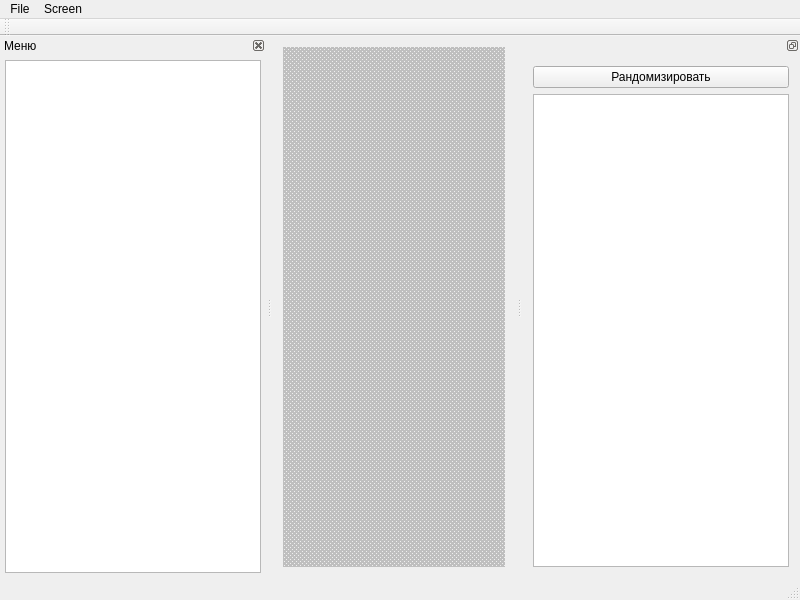
<?xml version="1.0" encoding="UTF-8"?>
<ui version="4.0">
 <class>MainWindow</class>
 <widget class="QMainWindow" name="MainWindow">
  <property name="geometry">
   <rect>
    <x>0</x>
    <y>0</y>
    <width>800</width>
    <height>600</height>
   </rect>
  </property>
  <property name="windowTitle">
   <string>MainWindow</string>
  </property>
  <widget class="QWidget" name="centralWidget">
   <layout class="QGridLayout" name="gridLayout">
    <item row="0" column="0" rowspan="2">
     <widget class="QMdiArea" name="mdiArea">
      <property name="verticalScrollBarPolicy">
       <enum>Qt::ScrollBarAsNeeded</enum>
      </property>
      <property name="horizontalScrollBarPolicy">
       <enum>Qt::ScrollBarAsNeeded</enum>
      </property>
      <property name="sizeAdjustPolicy">
       <enum>QAbstractScrollArea::AdjustToContents</enum>
      </property>
      <property name="background">
       <brush brushstyle="Dense2Pattern">
        <color alpha="255">
         <red>191</red>
         <green>191</green>
         <blue>191</blue>
        </color>
       </brush>
      </property>
      <property name="activationOrder">
       <enum>QMdiArea::StackingOrder</enum>
      </property>
      <property name="viewMode">
       <enum>QMdiArea::SubWindowView</enum>
      </property>
      <property name="documentMode">
       <bool>false</bool>
      </property>
      <property name="tabsClosable">
       <bool>false</bool>
      </property>
      <property name="tabShape">
       <enum>QTabWidget::Rounded</enum>
      </property>
      <property name="tabPosition">
       <enum>QTabWidget::North</enum>
      </property>
     </widget>
    </item>
   </layout>
  </widget>
  <widget class="QMenuBar" name="menuBar">
   <property name="geometry">
    <rect>
     <x>0</x>
     <y>0</y>
     <width>800</width>
     <height>22</height>
    </rect>
   </property>
   <widget class="QMenu" name="menumenu">
    <property name="title">
     <string>File</string>
    </property>
    <addaction name="actionOpen"/>
    <addaction name="actionSave"/>
    <addaction name="actionAdd_List"/>
    <addaction name="actionRemove_List"/>
   </widget>
   <widget class="QMenu" name="menuScreen">
    <property name="title">
     <string>Screen</string>
    </property>
    <addaction name="actionClear"/>
    <addaction name="actionMenu"/>
   </widget>
   <addaction name="menumenu"/>
   <addaction name="menuScreen"/>
  </widget>
  <widget class="QToolBar" name="mainToolBar">
   <attribute name="toolBarArea">
    <enum>TopToolBarArea</enum>
   </attribute>
   <attribute name="toolBarBreak">
    <bool>false</bool>
   </attribute>
  </widget>
  <widget class="QStatusBar" name="statusBar"/>
  <widget class="QDockWidget" name="dockWidget">
   <property name="floating">
    <bool>false</bool>
   </property>
   <property name="features">
    <set>QDockWidget::DockWidgetFloatable|QDockWidget::DockWidgetMovable</set>
   </property>
   <attribute name="dockWidgetArea">
    <number>2</number>
   </attribute>
   <widget class="QWidget" name="dockWidgetContents">
    <layout class="QVBoxLayout" name="verticalLayout">
     <item>
      <widget class="QPushButton" name="randomizePushButton">
       <property name="text">
        <string>Рандомизировать</string>
       </property>
      </widget>
     </item>
     <item>
      <widget class="QPlainTextEdit" name="plainTextEdit">
       <property name="font">
        <font>
         <pointsize>16</pointsize>
        </font>
       </property>
       <property name="readOnly">
        <bool>true</bool>
       </property>
      </widget>
     </item>
    </layout>
   </widget>
  </widget>
  <widget class="QDockWidget" name="menuDockWidget">
   <property name="features">
    <set>QDockWidget::DockWidgetClosable</set>
   </property>
   <property name="allowedAreas">
    <set>Qt::LeftDockWidgetArea</set>
   </property>
   <property name="windowTitle">
    <string>Меню</string>
   </property>
   <attribute name="dockWidgetArea">
    <number>1</number>
   </attribute>
   <widget class="QWidget" name="dockWidgetContents_2">
    <layout class="QVBoxLayout" name="verticalLayout_2">
     <property name="leftMargin">
      <number>5</number>
     </property>
     <property name="topMargin">
      <number>5</number>
     </property>
     <property name="rightMargin">
      <number>5</number>
     </property>
     <property name="bottomMargin">
      <number>5</number>
     </property>
     <item>
      <widget class="QListWidget" name="menuListWidget"/>
     </item>
    </layout>
   </widget>
  </widget>
  <action name="actionOpen">
   <property name="text">
    <string>Open</string>
   </property>
  </action>
  <action name="actionClear">
   <property name="text">
    <string>Clear</string>
   </property>
  </action>
  <action name="actionSave">
   <property name="text">
    <string>Save</string>
   </property>
  </action>
  <action name="actionAdd_List">
   <property name="text">
    <string>Add List</string>
   </property>
  </action>
  <action name="actionRemove_List">
   <property name="text">
    <string>Remove List</string>
   </property>
  </action>
  <action name="actionMenu">
   <property name="text">
    <string>Menu</string>
   </property>
  </action>
 </widget>
 <layoutdefault spacing="6" margin="11"/>
 <resources/>
 <connections/>
</ui>
